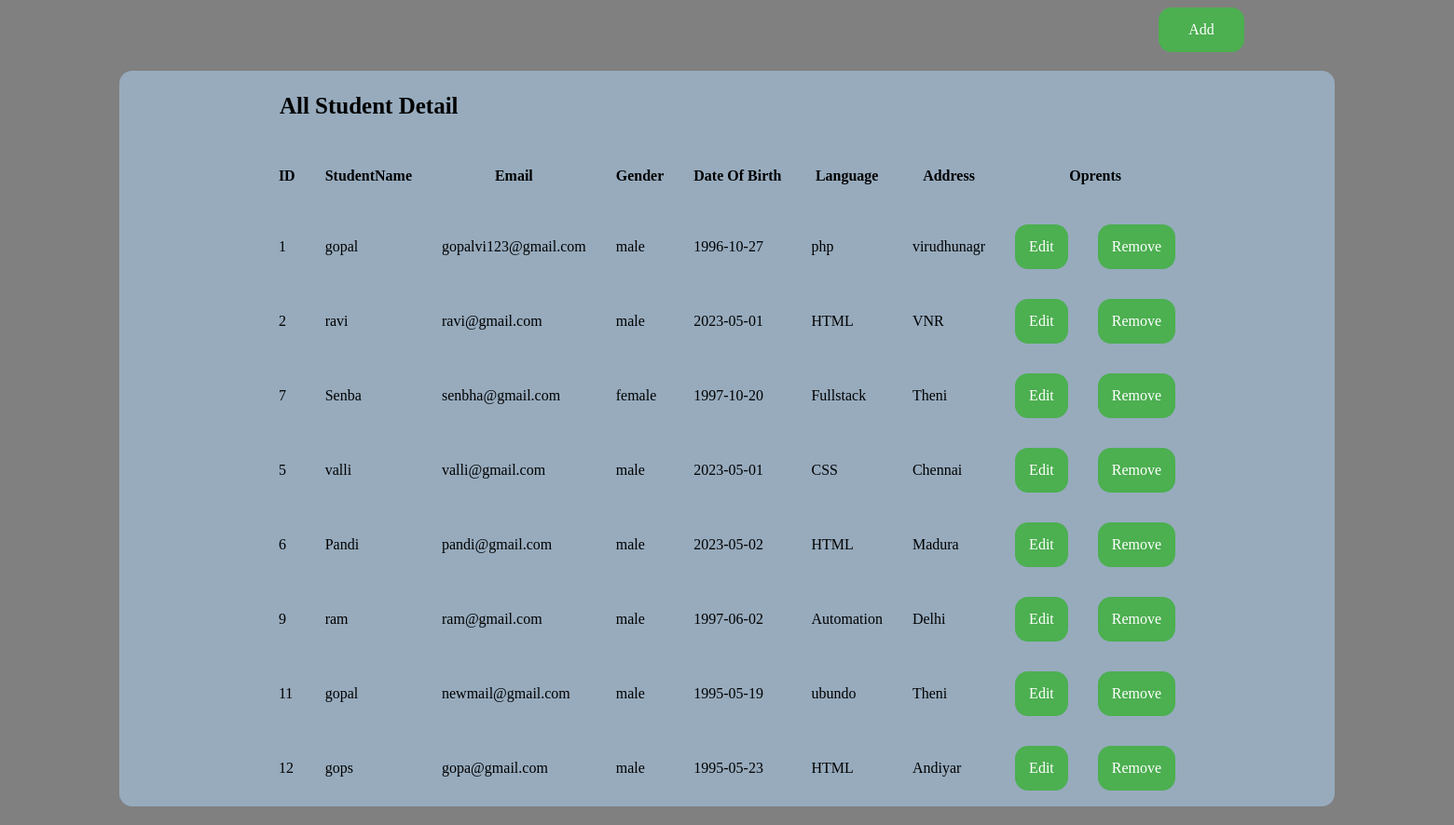
The page / on the database its author committed.
### tables this page shows
CREATE TABLE IF NOT EXISTS `student` (
  `id` int(11) NOT NULL AUTO_INCREMENT,
  `studname` varchar(25) DEFAULT NULL,
  `email` varchar(25) DEFAULT NULL,
  `gender` varchar(8) NOT NULL,
  `dob` date NOT NULL,
  `languag` varchar(20) NOT NULL,
  `addres` varchar(50) NOT NULL,
  PRIMARY KEY (`id`)
);

### index.php (the view, shortened to what this page needs)
<html>
   <head>
   </head>
   <body>
   </body>
</html>
<html>
    <head>
        <link rel="stylesheet" href="style.css">
</head>
<body>
<a href="register.php" class="button">Add</a>
    <div class="indexfull">
        <div>
        <p class="pa2">All Student Detail</p>
            <table>
                <thead>
                    <tr>
                        <th>ID</th>
                        <th>StudentName</th>
                        <th>Email</th>
                        <th>Gender</th>
                        <th>Date Of Birth</th>
                        <th>Language</th>
                        <th>Address</th>
                        <th colspan="2">Oprents</th>
                    </tr>
                </thead>
                <tbody>
                <?php
     require('db.php');
     $query="SELECT * FROM student";
     $data=mysqli_query($con,$query);
    while($result = mysqli_fetch_array($data))
     {
    ?>
                    <tr>
                        <td><?php echo $result['id'];?></td>
                        <td><?php echo $result['studname'];?></td>
                        <td><?php echo $result['email'];?></td>
                        <td><?php echo $result['gender'];?></td>
                        <td><?php echo $result['dob'];?></td>
                        <td><?php echo $result['languag'];?></td>
                        <td><?php echo $result['addres'];?></td>
                        <td><a href="update.php?id=<?php echo $result['id'];?> " class="button2">Edit</a></td>
                        <td><a href="delete.php?id=<?php echo $result['id'];?> "  name="sub" class="button2">Remove</a></td>
                    </tr>
                    <?php } ?>
                </tbody>
            </table>
</div>
</div>
</body>
</html>

### style.css (style rules this page uses)
.pa2 { margin: 24px 18px; font-size: 25px; font-weight: bolder; }
.indexfull { margin: 20px 120px; background-color:rgb(151, 171, 189); width:auto; height: auto; display:flex; font-size: large; border-radius: 14px; justify-content:center; align-items:center; }

### index.php (style rules this page uses)
.button { margin: 0% 80%; background-color: #4CAF50; border: none; color: white; padding: 15px 32px; text-align: center; text-decoration: none; display: inline-block; font-size: 16px; cursor: pointer; float: center; border-radius: 14px; }
.button2 { background-color: #4CAF50; border: none; color: white; padding: 15px 15px; text-align: center; text-decoration: none; display: inline-block; font-size: 16px; cursor: pointer; float: center; border-radius: 14px; }
th { padding: 15px; height: 70px; }
td { padding: 15px; height: 70px; }
body { background-color: gray; }

### rows shown on the page
student: id "1", studname "gopal", email "gopalvi123@gmail.com", gender "male", dob "1996-10-27", languag "php", addres "virudhunagr"
student: id "2", studname "ravi", email "ravi@gmail.com", gender "male", dob "2023-05-01", languag "HTML", addres "VNR"
student: id "7", studname "Senba", email "senbha@gmail.com", gender "female", dob "1997-10-20", languag "Fullstack", addres "Theni"
student: id "5", studname "valli", email "valli@gmail.com", gender "male", dob "2023-05-01", languag "CSS", addres "Chennai"
student: id "6", studname "Pandi", email "pandi@gmail.com", gender "male", dob "2023-05-02", languag "HTML", addres "Madura"
student: id "9", studname "ram", email "ram@gmail.com", gender "male", dob "1997-06-02", languag "Automation", addres "Delhi"
student: id "11", studname "gopal", email "newmail@gmail.com", gender "male", dob "1995-05-19", languag "ubundo", addres "Theni"
student: id "12", studname "gops", email "gopa@gmail.com", gender "male", dob "1995-05-23", languag "HTML", addres "Andiyar"
